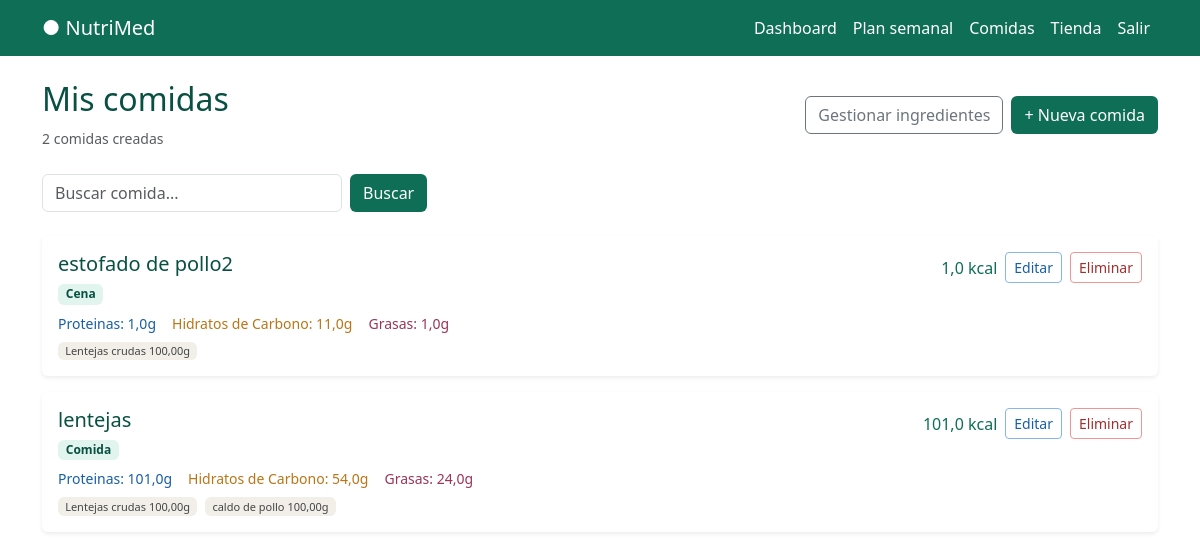
Before: /alimentos/comidas/ (signed in) with the older database file.
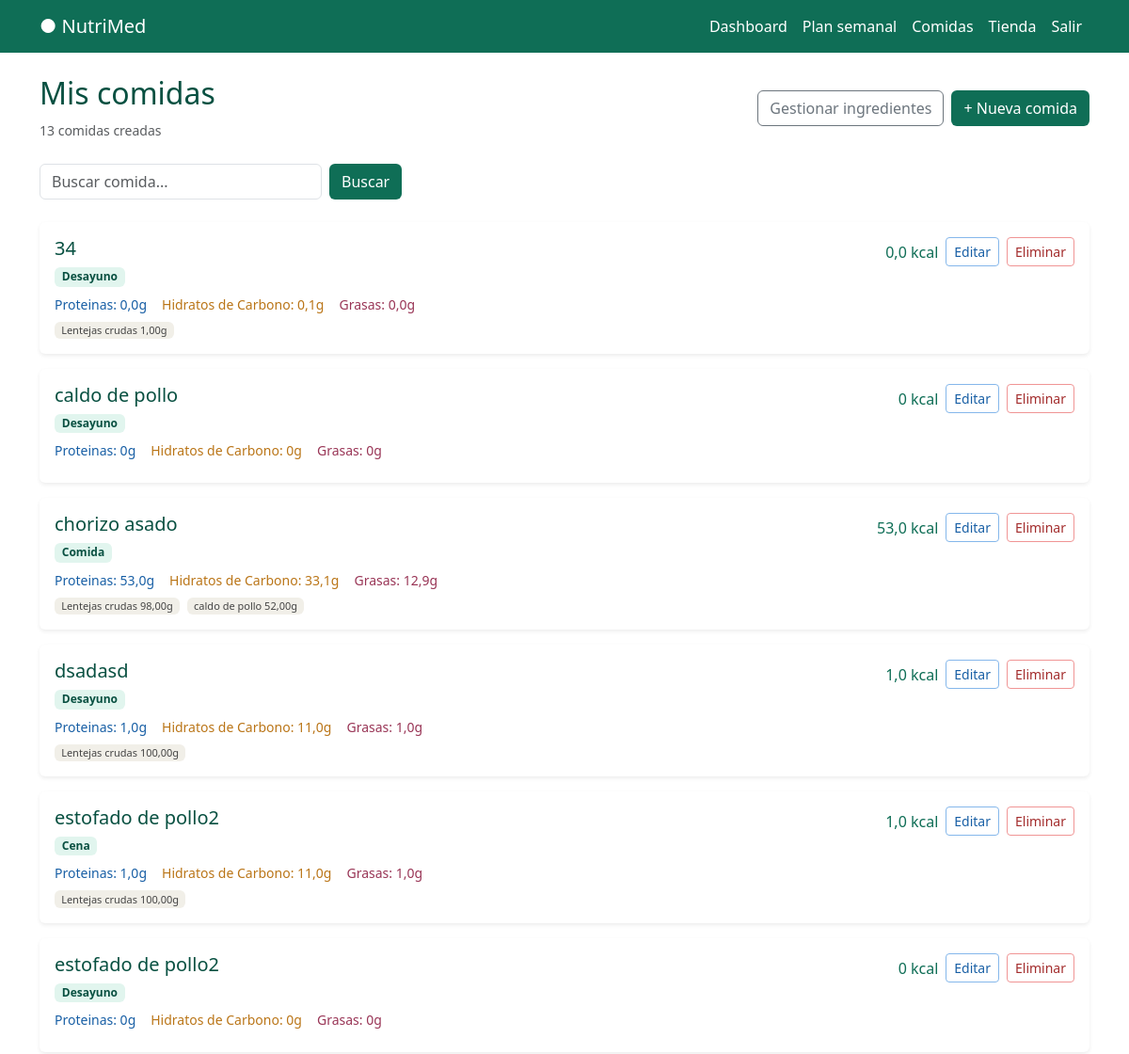
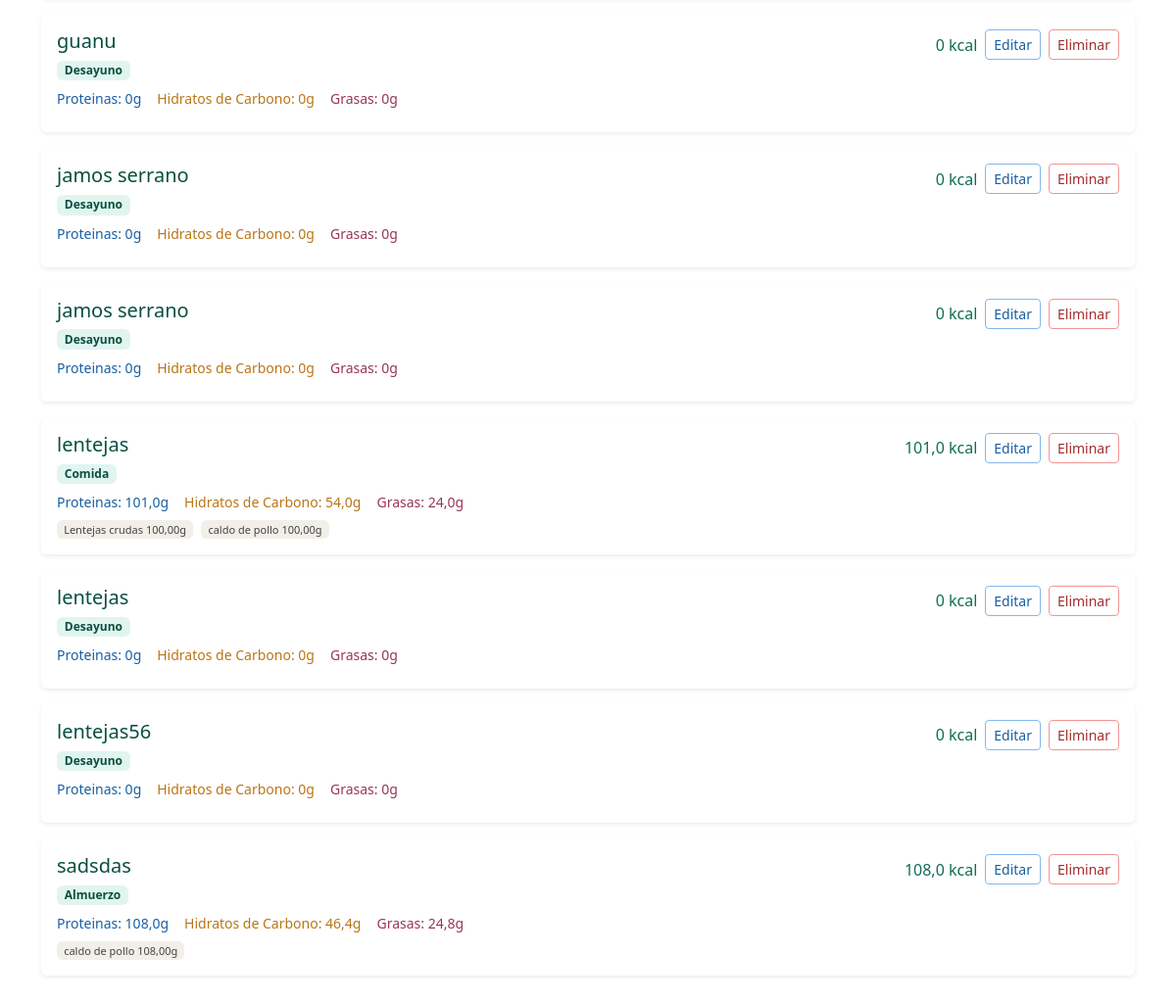
After: the same page with the newer database file (2 pictures, top to bottom).
### alimentos/models.py (models this page shows, shortened)
class Comida(models.Model):
    TURNOS = [
            ('desayuno', 'Desayuno'),
            ('almuerzo', 'Almuerzo'),
            ('comida', 'Comida'),
            ('merienda', 'Merienda'),
            ('cena', 'Cena'),
        ]
    usuario = models.ForeignKey(User, on_delete=models.CASCADE)
    nombre = models.CharField(max_length=200)
    turno = models.CharField(max_length=20, choices=TURNOS)
    ingredientes = models.ManyToManyField(Alimentos, through="ComidaIngrediente")
    creado = models.DateTimeField(auto_now_add=True)
    class Meta:
        ordering = ['nombre']
    def calcular_macros(self):
        totales = {'calorias': 0, 'proteinas': 0, 'hidratos': 0, 'grasas': 0}
        for ci in self.comidaingrediente_set.all():
            factor = float(ci.cantidad) / 100
            totales['calorias'] += float(ci.alimento.calorias) * factor
            totales['proteinas'] += float(ci.alimento.proteinas) * factor
            totales['hidratos'] += float(ci.alimento.hidratos) * factor
            totales['grasas'] += float(ci.alimento.grasas) * factor
        return {k: round(v,1) for k, v in totales.items()}

class ComidaIngrediente(models.Model):
    comida = models.ForeignKey(Comida, on_delete=models.CASCADE)
    alimento = models.ForeignKey(Alimentos, on_delete=models.CASCADE)
    cantidad = models.DecimalField(max_digits=6, decimal_places=2, help_text='Cantidad')

class Alimentos(models.Model):
    GRUPOS = [
       ('verdura', 'Verdura'),
        ('fruta', 'Fruta'),
        ('cereal', 'Cereal'),
        ('legumbre', 'Legumbre'),
        ('proteina', 'Proteína'),
        ('lacteo', 'Lácteo'),
        ('grasa', 'Grasa'),
        ('otro', 'Otro'),
    ]
    PERFIL = [
         ('apto', 'Apto'),
        ('moderado', 'Moderado'),
        ('evitar', 'Evitar'),
    ]
    usuario = models.ForeignKey(User, on_delete=models.CASCADE)
    nombre = models.CharField(max_length=200)
    grupo = models.CharField(max_length=50, choices=GRUPOS)
    calorias = models.DecimalField(max_digits=6, decimal_places=2)
    proteinas = models.DecimalField(max_digits=5, decimal_places=2)
    hidratos = models.DecimalField(max_digits=5, decimal_places=2)
    grasas = models.DecimalField(max_digits=5, decimal_places=2)
    fibra = models.DecimalField(max_digits=5, decimal_places=2, default=0)
    sodio = models.DecimalField(max_digits=6, decimal_places=2, default=0)
    perfil_medico = models.CharField(max_length=20, choices=PERFIL, default='apto')
    notas = models.TextField(blank=True)
    creado = models.DateTimeField(auto_now_add=True)
    class Meta:
        ordering = ['nombre']

### alimentos/views.py (the view)
# urls.py: path('comidas/', views.lista_comidas, name='lista_comidas'),
@login_required
def lista_comidas(request):
    repo = ComidaRepository(request.user)
    comidas = repo.get_all()
    query = request.GET.get('q','').strip()
    if query:
        comidas = repo.get_by_name(query)
    else:
        comidas = repo.get_all()
    comidas_con_macros = []
    for comida in comidas:
        macros = repo.calcular_macros(comida.id)
        comidas_con_macros.append({'comida': comida, 'macros': macros})
    return render(request, 'alimentos/comidas_lista.html', {
        'comidas': comidas_con_macros,
        'total': repo.contar(),
        'query': query
    })

### alimentos/repositories.py (called while the page is built)
    def get_all(self):
        return Comida.objects.filter(usuario=self.usuario)

    def get_by_id(self, id):
        return Comida.objects.get(id=id, usuario=self.usuario)

    def calcular_macros(self, id):
        comida = self.get_by_id(id)
        return comida.calcular_macros()

    def contar(self):
        return Comida.objects.filter(usuario=self.usuario).count()

### templates/alimentos/comidas_lista.html (shortened to what this page needs)
{% extends 'base.html' %}
{% block content %}
<div class="container py-4">
  <div class="d-flex justify-content-between align-items-center mb-4">
    <div>
      <h2 style="color:#085041">Mis comidas</h2>
      <span class="text-muted small">{{ total }} comida{% if total != 1 %}s{% endif %} creada{% if total != 1 %}s{% endif %}</span>
    </div>
    <div class="d-flex gap-2">
      <a href="{% url 'lista_alimentos' %}" class="btn btn-outline-secondary">Gestionar ingredientes</a>
      <a href="{% url 'crear_comida' %}" class="btn text-white" style="background:#0F6E56">+ Nueva comida</a>
    </div>
  </div>
  <form method="GET" class="d-flex gap-2 mb-4">
    <input type="text" name="q" value="{{ query }}" class="form-control"
           placeholder="Buscar comida..." style="max-width:300px">
    <button type="submit" class="btn text-white" style="background:#0F6E56">Buscar</button>
  </form>
  {% for item in comidas %}
  <div class="card border-0 shadow-sm mb-3">
    <div class="card-body">
      <div class="d-flex justify-content-between align-items-start">
        <div>
          <h5 class="mb-1" style="color:#085041">{{ item.comida.nombre }}</h5>
          <span class="badge" style="background:#E1F5EE;color:#085041">{{ item.comida.get_turno_display }}</span>
        </div>
        <div class="d-flex gap-2 align-items-center">
          <span class="fw-500" style="color:#0F6E56;font-size:16px">{{ item.macros.calorias }} kcal</span>
          <a href="{% url 'editar_comida' item.comida.id %}" class="btn btn-sm" style="border:0.5px solid #85B7EB;color:#185FA5">Editar</a>
          <a href="{% url 'eliminar_comida' item.comida.id %}" class="btn btn-sm" style="border:0.5px solid #F09595;color:#A32D2D">Eliminar</a>
        </div>
      </div>
      <div class="d-flex gap-3 mt-2">
        <span class="small" style="color:#185FA5">Proteinas: {{ item.macros.proteinas}}g</span>
        <span class="small" style="color:#BA7517">Hidratos de Carbono: {{ item.macros.hidratos }}g</span>
        <span class="small" style="color:#993556">Grasas: {{ item.macros.grasas }}g</span>
      </div>
      <div class="d-flex flex-wrap gap-2 mt-2">
        {% for ci in item.comida.comidaingrediente_set.all %}
          <span class="badge" style="background:#F1EFE8;color:#444;font-weight:400;font-size:11px">
            {{ ci.alimento.nombre }} {{ ci.cantidad }}g
          </span>
        {% endfor %}
      </div>
    </div>
  </div>
  {% empty %}
  <div class="text-center text-muted py-5">
    No tienes comidas todavía. <a href="{% url 'crear_comida' %}" style="color:#0F6E56">Crea la primera</a>
  </div>
  {% endfor %}
</div>
{% endblock %}

Changed rows visible on the page:
added Comida: comida.nombre "34", comida.turno "Desayuno", macros.calorias "0,0", macros.proteinas "0,0", macros.hidratos "0,1", macros.grasas "0,0"
added ComidaIngrediente: alimento.nombre "Lentejas crudas", cantidad "1,00", shown under "34"
added Comida: comida.nombre "caldo de pollo", comida.turno "Desayuno", macros.calorias "0", macros.proteinas "0", macros.hidratos "0", macros.grasas "0"
added Comida: comida.nombre "chorizo asado", comida.turno "Comida", macros.calorias "53,0", macros.proteinas "53,0", macros.hidratos "33,1", macros.grasas "12,9"
added ComidaIngrediente: alimento.nombre "Lentejas crudas", cantidad "98,00", shown under "chorizo asado"
added ComidaIngrediente: alimento.nombre "caldo de pollo", cantidad "52,00", shown under "chorizo asado"
added Comida: comida.nombre "dsadasd", comida.turno "Desayuno", macros.calorias "1,0", macros.proteinas "1,0", macros.hidratos "11,0", macros.grasas "1,0"
added ComidaIngrediente: alimento.nombre "Lentejas crudas", cantidad "100,00", shown under "dsadasd"
added Comida: comida.nombre "estofado de pollo2", comida.turno "Desayuno", macros.calorias "0", macros.proteinas "0", macros.hidratos "0", macros.grasas "0"
added Comida: comida.nombre "guanu", comida.turno "Desayuno", macros.calorias "0", macros.proteinas "0", macros.hidratos "0", macros.grasas "0"
added Comida: comida.nombre "jamos serrano", comida.turno "Desayuno", macros.calorias "0", macros.proteinas "0", macros.hidratos "0", macros.grasas "0"
added Comida: comida.nombre "jamos serrano", comida.turno "Desayuno", macros.calorias "0", macros.proteinas "0", macros.hidratos "0", macros.grasas "0"
added Comida: comida.nombre "lentejas", comida.turno "Desayuno", macros.calorias "0", macros.proteinas "0", macros.hidratos "0", macros.grasas "0"
added Comida: comida.nombre "lentejas56", comida.turno "Desayuno", macros.calorias "0", macros.proteinas "0", macros.hidratos "0", macros.grasas "0"
added Comida: comida.nombre "sadsdas", comida.turno "Almuerzo", macros.calorias "108,0", macros.proteinas "108,0", macros.hidratos "46,4", macros.grasas "24,8"
added ComidaIngrediente: alimento.nombre "caldo de pollo", cantidad "108,00", shown under "sadsdas"
Other visible differences:
{{ total }}: "2" → "13"
